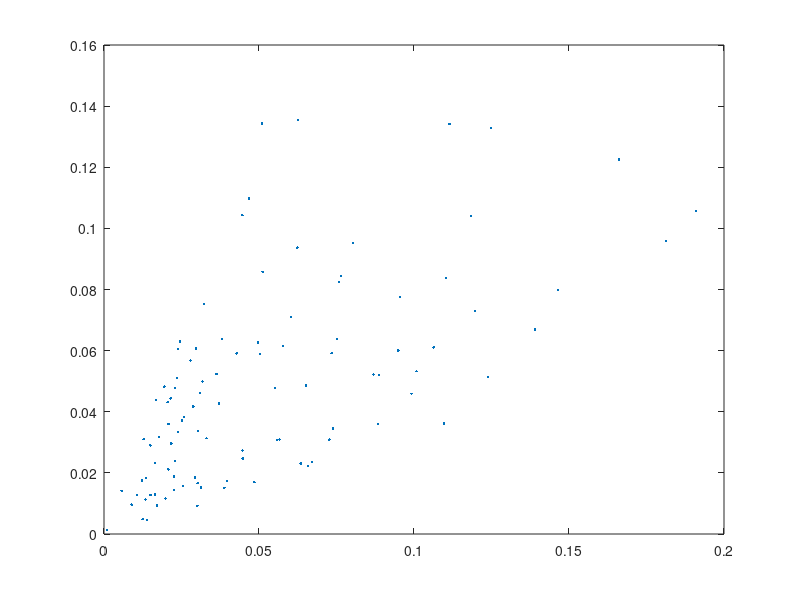

The MATLAB script that drew this image:
% filename: setup_lung.m
%heterogeneity parameter (0<=beta<=1):
%beta=0 for homogenous lung
%beta=1 for no ventilation/perfusion correlation
beta = 0.5
%beta=0.1 %FOR TASK 4, go 0:0.1:1
%
%number of iterations used in bisection:
maxcount=20
%
%number of ``alveoli'':
n=100
%
%reference oxygen concentration (moles/liter):
cref=0.2/(22.4*(310/273)) 
%cref=concentration of oxygen 
%in air at sea level at body temperature
%
%oxygen concentration in the inspired air:
cI=cref
%cI = 1 %FOR TASK 5
%
%blood oxygen concentration
%at full hemoglobin saturation: 
cstar=cref
%cstar=4*(concentration of hemoglobin 
%in blood expressed in moles/liter)
%
%rate of oxygen consumption (moles/minute):
M=0.25*cref*5.6 %comment out for task 4
%M = 0.032 %FOR TASK 4. Trial and error
%
%oxygen partial pressure 
%at which hemoglobin is half-saturated:
Pstar=25
%
%gas constant*absolute temperature 
%(mmHg*liters/mole):
RT=760*22.4*(310/273)
%
%oxygen partial pressure 
%in the inspired air (mmHg):
PI=RT*cI
%
%oxygen concentration
%in blood exposed directly to inspired air:
camax=cstar*(PI/Pstar)^3/(1+(PI/Pstar)^3)
%camax is an upper bound 
%on oxygen concentration in blood 
%
%expected value of total alveolar ventilation:
VAtotal=5.0     %(liters/minute)

%expected value of total perfusion:
Qtotal=5.6      %(liters/minute)
%
%expected alveolar ventilation per alveolus:
VAbar=VAtotal/n
%
%expected perfusion per alveolus: 
Qbar=Qtotal/n 

a1=-log(rand(n,1));
a2=-log(rand(n,1));
av=(a1+a2)/2;        
VA=VAbar*(a1*beta+av*(1-beta));
Q = Qbar*(a2*beta+av*(1-beta));
r=VA./Q;
figure(1)
plot(Q,VA,'.')


%find actual values of 
%VAtotal, Qtotal, VAbar, and Qbar:
VAtotal=sum(VA)
Qtotal =sum(Q)
VAbar=VAtotal/n
 Qbar= Qtotal/n
